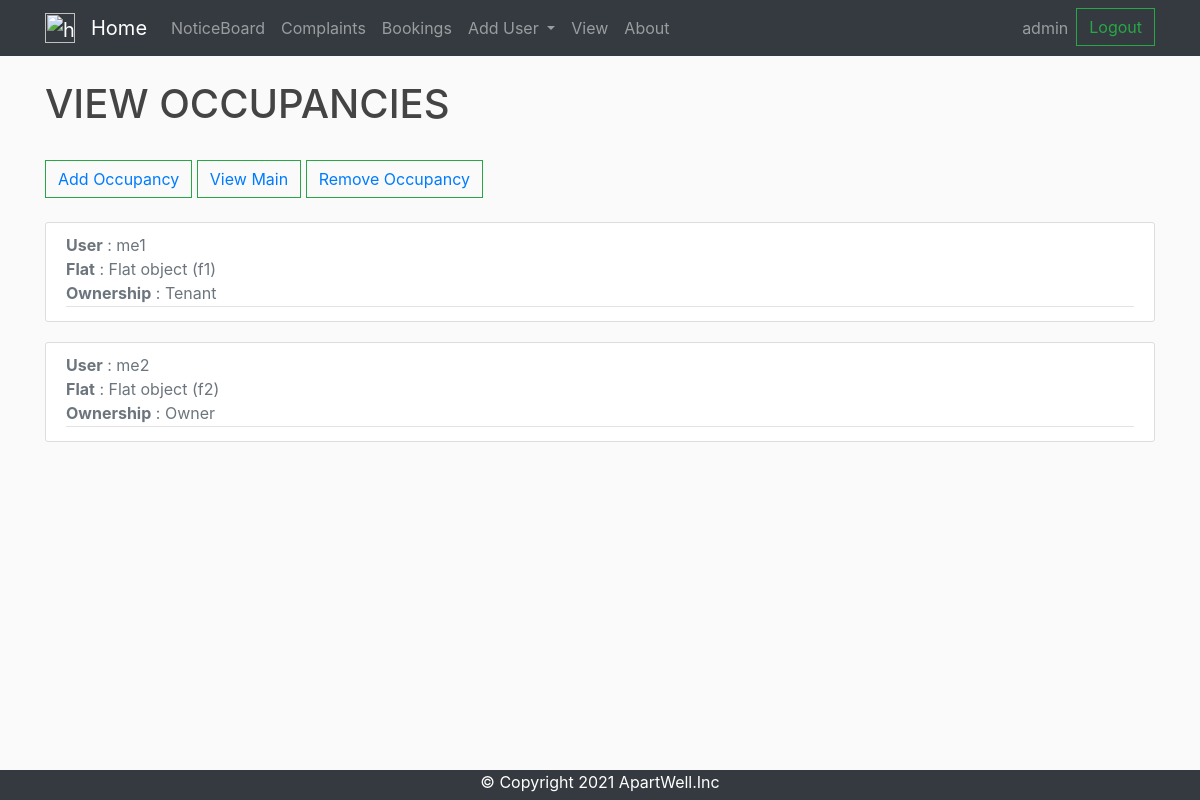
/view/view_occupancy/ (signed in), run on the app's committed database.
### buildings/models.py (models this page shows)
class Occupies(models.Model):
	flat_id = models.ForeignKey(Flat, on_delete=models.CASCADE)
	user_id = models.ForeignKey(User, on_delete=models.CASCADE)
	ownership = models.CharField(max_length=10, choices=ownership_choices)

class Flat(models.Model):
	flat_id = models.CharField(max_length=10, primary_key=True)
	flat_no = models.CharField(max_length=20)
	flat_type = models.IntegerField()
	flat_area = models.IntegerField(default=0)
	vaccancy = models.IntegerField(default=0)
	building_id = models.ForeignKey(Building, on_delete=models.CASCADE)

### buildings/views.py (the view)
# urls.py: path('view/view_occupancy/',views.view_occupancy, name="view_occupancy"),
def view_occupancy(request):
	context = {'occupies': Occupies.objects.all()}
	return render(request, 'buildings/view_occupancy.html', context)

### buildings/templates/buildings/view_occupancy.html (shortened to what this page needs)
{% extends 'base.html' %}
{% load static %}
{% block content %}
<!DOCTYPE html>
<html>
  <head>
  	<link rel="stylesheet" href="{% static 'table.css' %}">
  </head>
  <body>
    <h1>VIEW OCCUPANCIES</h1>
    <br>
    <div  id = "looodge_complaint_button">
       <button class="btn btn-outline-success my-1 my-sm-0"><a href="/view/add_occupancy">Add Occupancy</a></button>
      <button class="btn btn-outline-success my-2 my-sm-0"><a href="/view/">View Main</a></button>
      <button class="btn btn-outline-success my-2 my-sm-0"><a href="/view/remove_occupancy">Remove Occupancy</a></button>
    </div>
    <br>
      {% for complaint in occupies %}
        <article class="media content-section">
        <div class="media-body">
          <div class="article-metadata">
            <medium class="text-muted"><b>User</b> : {{ complaint.user_id }}</br></medium>
            <medium class="text-muted"><b>Flat</b> : {{ complaint.flat_id }}</br></medium>
            <medium class="text-muted"><b>Ownership</b> : {{ complaint.ownership }}</br></medium>
          </div>
        </div>
        </article>
      {% endfor %}
  </body>
</html>
{% endblock %}

### templates/base.html (shortened to what this page needs)
{% load static %}
<html>
<head>
	<link rel="stylesheet" href="https://stackpath.bootstrapcdn.com/bootstrap/4.4.1/css/bootstrap.min.css">
	<link rel="stylesheet" type="text/css" href="{% static 'main.css' %}">
</head>
<body>
<nav class="navbar navbar-expand-lg navbar-dark bg-dark">
	<div class="container">
	  <a class="navbar-brand" href="{% url 'home' %}"><img  src="/static/apartments.png" width = "30" height = "30" alt="home" /></a>
	  <a class="navbar-brand" href="{% url 'home' %}">Home</a>
	  <div class="collapse navbar-collapse" id="navbarSupportedContent">
	    <ul class="navbar-nav mr-auto">
	    					<a class="nav-item nav-link" href="{% url 'noticeboard_notice_list' %}">NoticeBoard</a>
				{% if user.is_authenticated %}
						{% if user.is_superuser%}
							<a class="nav-item nav-link" href="{% url 'complaints:admin-complaint' %}">Complaints</a>
							<a class="nav-item nav-link" href="{% url 'bookings:admin-booking' %}">Bookings</a>
							<li class="nav-item dropdown">
							 <a class="nav-link dropdown-toggle" href="#" id="navbarDropdown" role="button" data-toggle="dropdown" aria-haspopup="true" aria-expanded="false">
								 Add User
							 </a>
						 	</li>
						 	<a class="nav-item nav-link" href="{% url 'buildings:main_view'%}">View</a>
						{% elif user.profile.type == 'D' %}
							<a class="nav-item nav-link" href="{% url 'visitors:visitors_watchman' %}">Visitor Entry</a>
					 {% endif %}
			 {% endif %}
			 <a class="nav-item nav-link" href="{% url 'about' %}">About</a>
	    </ul>
			<div class="form-inline my-2 my-lg-0">
					{% if not user.is_authenticated %}
							<a href="{% url 'accounts:login_user' %}">
									<button class="btn btn-outline-success my-2 my-sm-0" type="button">Log In</button>
							</a>
							<!-- <a href="{% url 'accounts:signup_resident' %}">
									<button class="btn btn-outline-success my-2 my-sm-0 ml-2" type="button" >
											Sign Up
									</button>
							</a> -->
					{% else %}
					<div class="navbar-nav">
							{% if user.is_superuser  %}
											<a class="nav-item nav-link" href="#" >{{ user.username }}</a>
											<a href="{% url 'accounts:logout_user' %}">
													<button class="btn btn-outline-success my-2 my-sm-0" type="button">Logout</button>
											</a>
							{% else%}
								<a class="nav-item nav-link" href="{% url 'accounts:profile' %}" style="color: #32CD32">{{ user.username }}</a>
								<a href="{% url 'accounts:logout_user' %}">
									<button class="btn btn-outline-success my-2 my-sm-0" type="button">Logout</button>
								</a>
							{% endif %}
					</div>
					{% endif %}
			</div>
		</div>
	</div>
</nav>
		<div class="container">
            <br>
            {% block content %}
            {% endblock content %}
         </div>
</body>
<div class="footer">
  <p>&copy; Copyright 2021 ApartWell.Inc</p>
</div>
</html>

### assets/main.css (style rules this page uses)
body { background: #fafafa; color: #333333; margin-top: 0rem; }
h1, h2, h3, h4, h5, h6 { color: #444444; }
ul { margin: 0; }
.content-section { background: #ffffff; padding: 10px 20px; border: 1px solid #dddddd; border-radius: 3px; margin-bottom: 20px; }
.article-metadata { padding-bottom: 1px; margin-bottom: 4px; border-bottom: 1px solid #e3e3e3 }
.bg-dark { background-color: #2d2e2f;!important; }
.btn { border-radius: 0; }

### templates/base.html (style rules this page uses)
.footer { position: fixed; left: 0; bottom: -10px; width: 100%; background-color: #343a40; color: white; text-align: center; }

### data on the page
Occupies: user_id "me1", flat_id "Flat object (f1)", ownership "Tenant"
Occupies: user_id "me2", flat_id "Flat object (f2)", ownership "Owner"

### other printed values
{{ user.username }} "admin"
